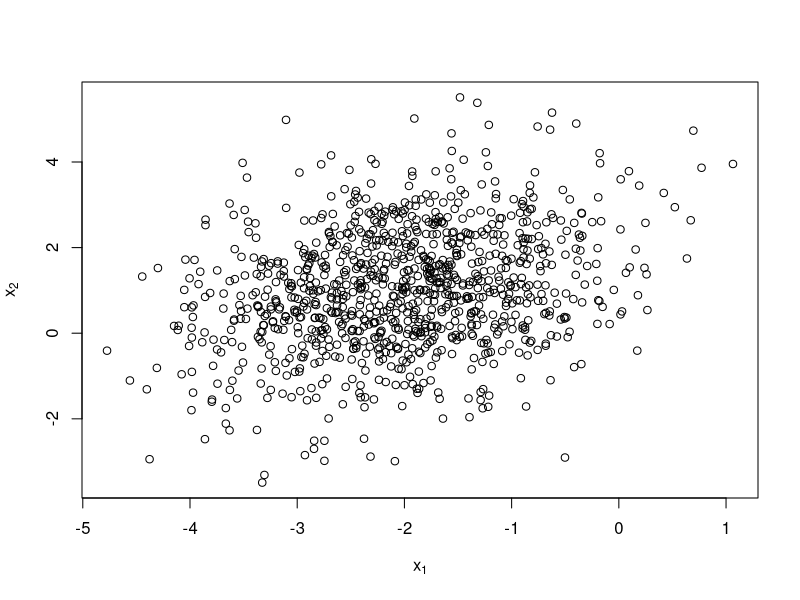
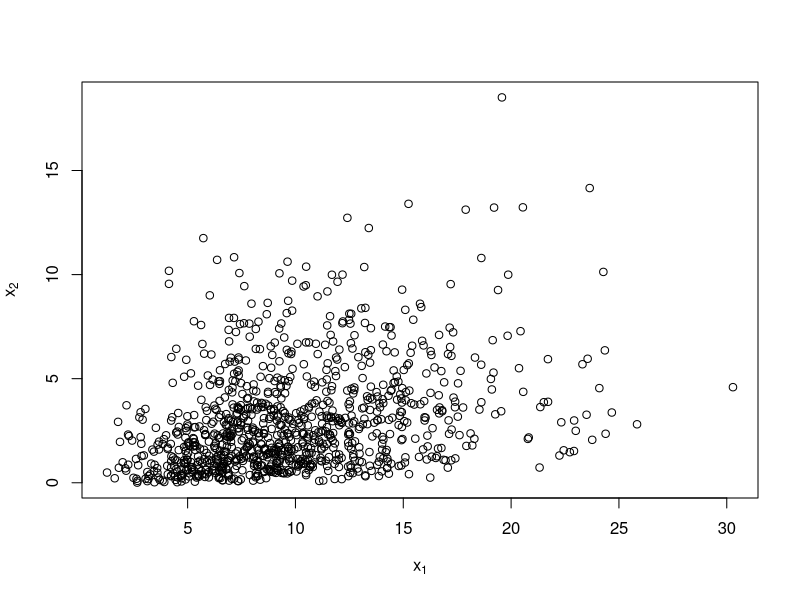

These figures' R source, in order:
# Simulation Methods in Financial Engineering
# R ode for Lecture 5
# Simulation from multivariate distributions
# Jieli Shen


# 1. Simulation from multivariate Gaussian distribution
mu <- c(-2, 1)
Sigma <- array(c(1, 0.5, 0.5, 2), dim = c(2, 2))
L.prime <- chol(Sigma)
L <- t(L.prime)
z <- array(rnorm(2 * 1000), dim = c(1000, 2))
x <- t(apply(z, 1, function(x) mu + L %*% x))
plot(x[, 1], x[, 2], xlab = expression(x[1]), ylab = expression(x[2]))


# 2. Algorithm for Gaussian copula
#	Simulate z_1,...,z_p ~ N(0,1)
#	Set z^*=Az ~ N(0,Sigma) where Sigma=AA^t
#	For i=1,...,p, set u_i=Phi(z_i^*/sigma_i), then u_i~U(0,1); set x_i=F_i^{-1}(u_i), 
#	then x_i~F_i
x <- array(0, dim = c(1000, 2))
for (i in 1:1000) {
	z <- rnorm(2)
	z.star <- L %*% z
	u <- c(pnorm(z.star[1] / sqrt(Sigma[1, 1])), pnorm(z.star[2] / sqrt(Sigma[2, 2])))
	x[i, ] <- c(qchisq(u[1], df = 10), qchisq(u[2], df = 3))
}
plot(x[, 1], x[, 2], xlab = expression(x[1]), ylab = expression(x[2]))